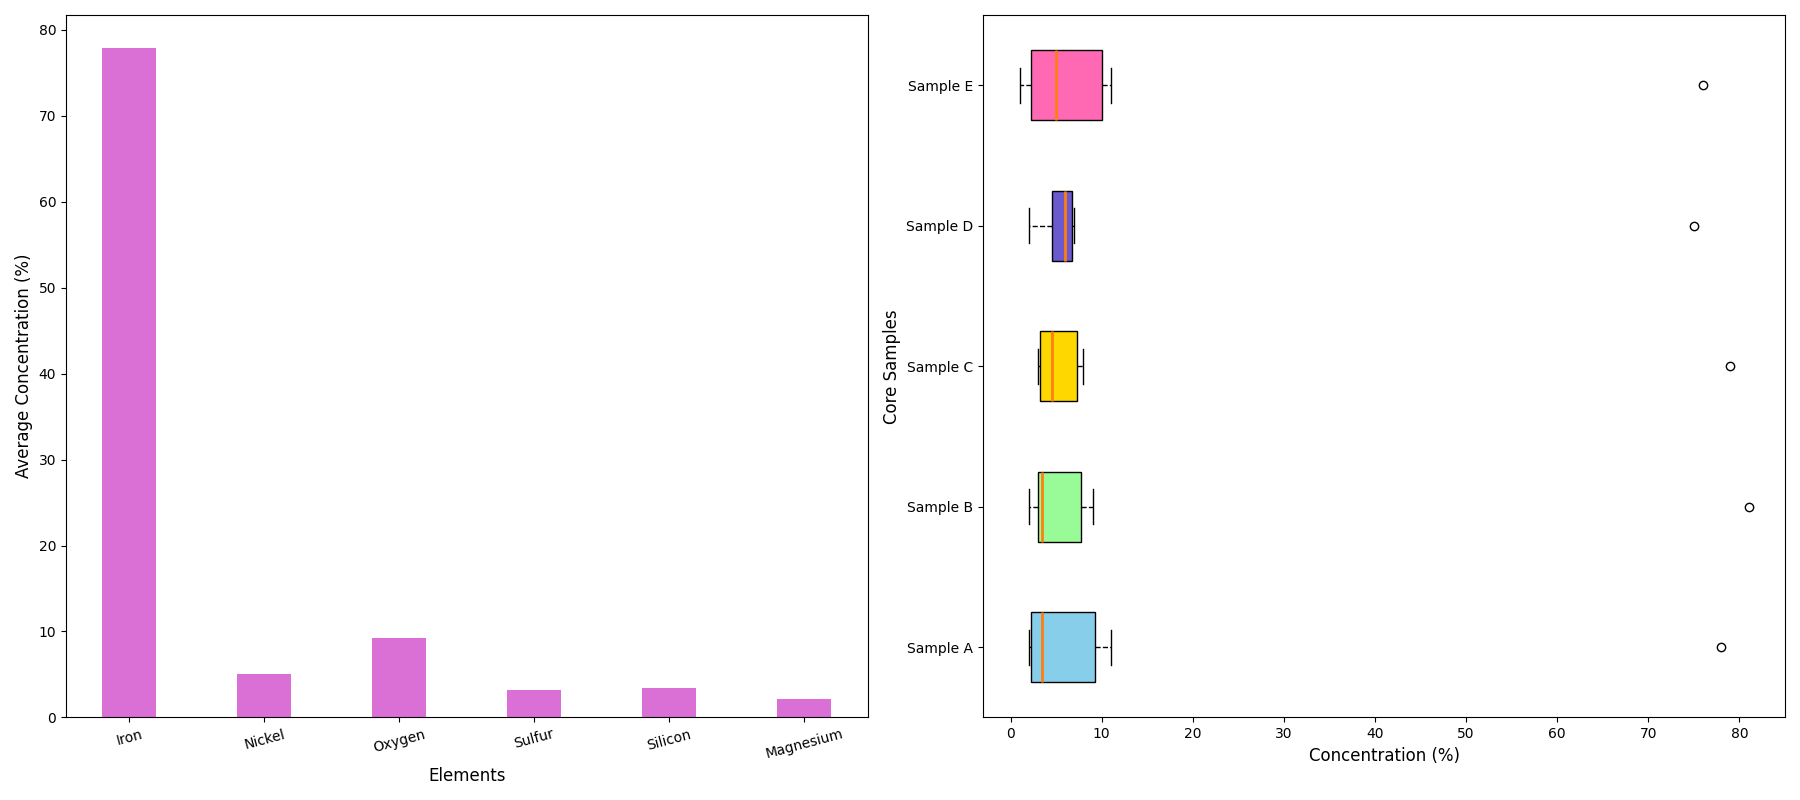

This chart was generated by the following Python code:
import matplotlib.pyplot as plt
import numpy as np

elements = ['Iron', 'Nickel', 'Oxygen', 'Sulfur', 'Silicon', 'Magnesium']
core_sample_A = [78, 3, 11, 2, 4, 2]
core_sample_B = [81, 4, 9, 3, 3, 2]
core_sample_C = [79, 5, 8, 4, 3, 3]
core_sample_D = [75, 6, 7, 4, 6, 2]
core_sample_E = [76, 7, 11, 3, 1, 2]

data = [core_sample_A, core_sample_B, core_sample_C, core_sample_D, core_sample_E]
average_concentration = np.mean(data, axis=0)

fig, (ax1, ax2) = plt.subplots(1, 2, figsize=(18, 8))

# Bar Plot on the left now
x = np.arange(len(elements))
width = 0.4

ax1.bar(x, average_concentration, width, color='#DA70D6')
ax1.set_ylabel("Average Concentration (%)", fontsize=12)
ax1.set_xlabel("Elements", fontsize=12)
ax1.set_xticks(x)
ax1.set_xticklabels(elements, fontsize=10, rotation=15)

# Horizontal Box Plot on the right now
bp = ax2.boxplot(data, patch_artist=True, notch=False, widths=0.5,
                 vert=False,
                 boxprops=dict(facecolor='#8FBC8B'),
                 whiskerprops=dict(linestyle='--'),
                 capprops=dict(),
                 medianprops=dict(linewidth=2))

new_colors = ['#87CEEB', '#98FB98', '#FFD700', '#6A5ACD', '#FF69B4']
for patch, color in zip(bp['boxes'], new_colors):
    patch.set(facecolor=color)

ax2.set_xlabel("Concentration (%)", fontsize=12)
ax2.set_ylabel("Core Samples", fontsize=12)
ax2.set_yticklabels(["Sample A", "Sample B", "Sample C", "Sample D", "Sample E"], fontsize=10, rotation=0)

plt.tight_layout()
plt.show()
